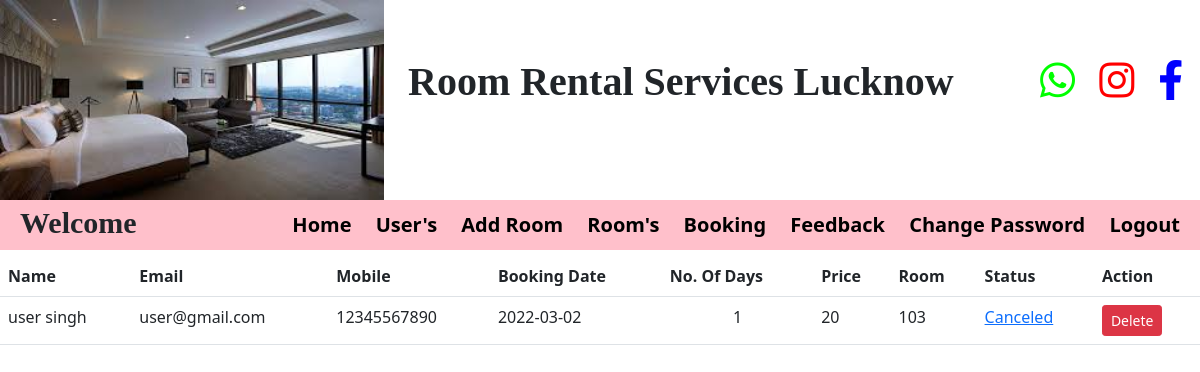
Screenshot of /view_booking_admin with the database file from the repository.
### room/models.py (models this page shows)
class Booking(models.Model):
    room_no=models.CharField(max_length=30,null=True)
    full_name=models.CharField(max_length=30,null=True)
    email_id=models.CharField(max_length=30,null=True)
    contact1=models.CharField(max_length=30,null=True)
    contact2=models.CharField(max_length=30,null=True)
    gender=models.CharField(max_length=30,null=True)
    booking_date=models.CharField(max_length=30,null=True)
    total_days=models.CharField(max_length=30,null=True)
    price=models.CharField(max_length=30,null=True)
    dob=models.CharField(max_length=30,null=True)
    status=models.CharField(max_length=30,null=True)

### room/views.py (the view)
# urls.py: path('view_booking_admin',view_booking_admin,name='view_booking_admin'),
def view_booking_admin(request):
    data = Booking.objects.all()
    d = {'data':data}
    return render(request,'view_booking_admin.html',d)

### room/templates/view_booking_admin.html (shortened to what this page needs)
{% include 'admin_navigation.html' %}
<table class="table">
    <tr>
        <th>Name</th>
        <th>Email</th>
        <th>Mobile</th>
        <th>Booking Date</th>
        <th>No. Of Days</th>
        <th>Price</th>
        <th>Room</th>
        <th>Status</th>
        <th>Action</th>
    </tr>
    {% for i in data %}
    <tr>
        <td>{{i.full_name}}</td>
        <td>{{i.email_id}}</td>
        <td>{{i.contact1}} <br>{{i.contact2}}</td>
        <td>{{i.booking_date}}</td>
        <td align="center">{{i.total_days}}</td>
        <td>{{i.price}}</td>
        <td>{{i.room_no}}</td>
        {% if i.status == "Canceled" %}
        <td style="color:red;"><a href="{% url 'change_status' i.id %}">{{i.status}}</a></td>
        {% endif %}
        <td><a href="{% url 'delete_booking' i.id %}" onclick="return confirm('Are you sure?')" class="btn btn-danger btn-sm">Delete</a></td>
    </tr>
    {% endfor %}
</table>

### rows the page displays
Booking: full_name "user singh", email_id "user@gmail.com", contact1 "12345567890", booking_date "2022-03-02", total_days "1", price "20", room_no "103", status "Canceled"
